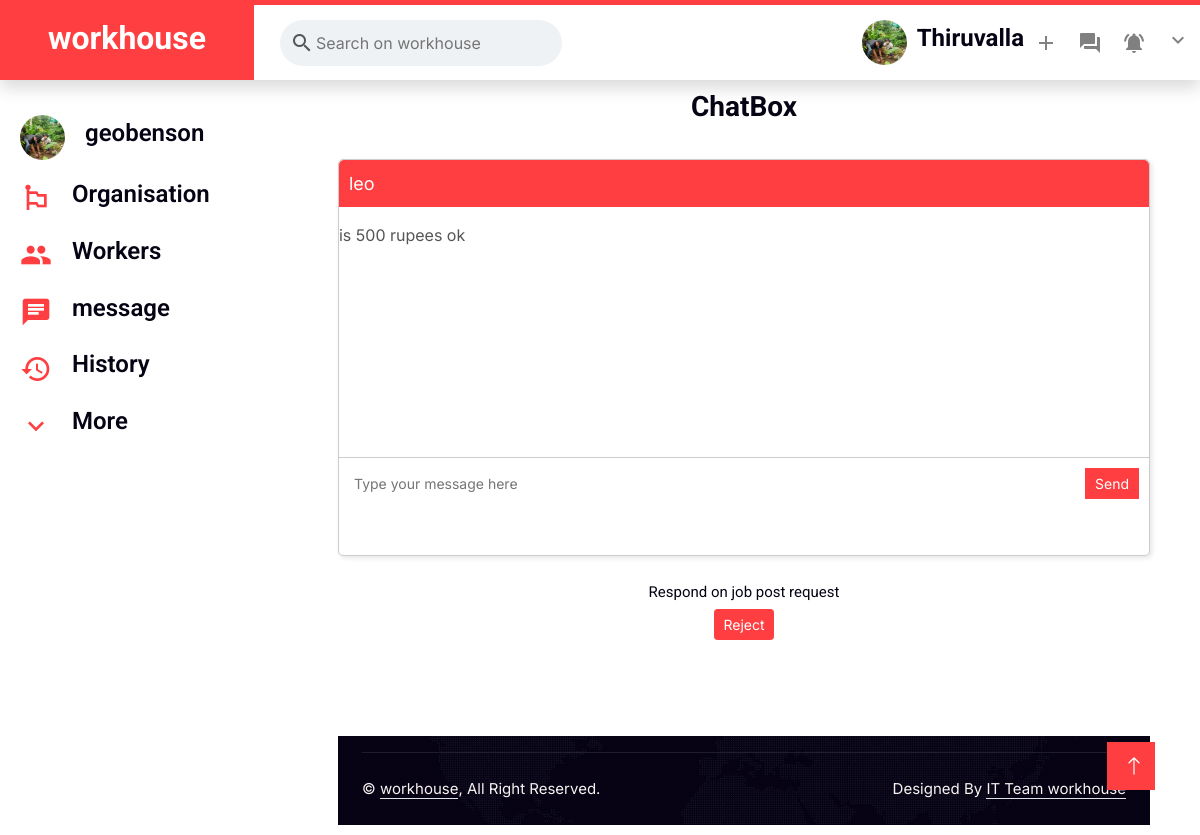
The page /get_messages/leo (signed in) on the database its author committed.
### main/models.py (models this page shows)
class Worker(AbstractBaseUser):
    first_name = models.CharField(max_length=150)
    last_name = models.CharField(max_length=150)
    email = models.EmailField()
    username =models.CharField(max_length=100,unique=True)
    password = models.CharField(max_length=128)
    phone_no =models.CharField(max_length=100,unique=True)
    location =models.CharField(max_length=150)
    user_image =models.ImageField(upload_to="workerProfile")
    dob =models.DateField(null=True)
    user_bio=models.CharField(max_length=150)
    type=models.CharField(max_length=100,default='worker')
    address=models.CharField(max_length=300)
    job_title=models.CharField(max_length=150,null= True)
    catagory=models.CharField(max_length=150,null= True)
    experience=models.CharField(max_length=150,null= True)
    skill_1 =models.CharField(max_length=150,null= True)
    skill_2 =models.CharField(max_length=150,null= True)
    skill_3 =models.CharField(max_length=150,null= True)
    id_proof=models.ImageField(upload_to="workerfile")
    exp_proof=models.ImageField(upload_to="workerfile")
    cv=models.ImageField(upload_to="workerfile")
    is_approved=models.BooleanField(null= True)
    status=models.CharField(max_length=100,null= True)
    is_report=models.BooleanField(null= True,default=True)
    def __str__(self):
        return self.username

class Message(models.Model):
    message_id=models.AutoField(primary_key=True)
    message=models.CharField(max_length=350)
    sender=models.CharField(max_length=150)
    receiver=models.CharField(max_length=150)

### main/views.py (the view)
# urls.py: path('get_messages/<sender>',get_messages,name="get_messages"),
def get_messages(request,sender):
    username = request.session.get('username')
    worker= Worker.objects.get(username=username )
    msg=Message.objects.filter(sender = sender)
    context={'msg':msg,'worker':worker,'sender':sender}
    return render(request,"message_worker.html",context)

### main/templates/message_worker.html (shortened to what this page needs)
{%load static%}
<!DOCTYPE html>
<html lang="en">
<head>
  <link href="{%static 'css/style(3).css'%}" rel="stylesheet" type="text/css">
  <link href="https://cdnjs.cloudflare.com/ajax/libs/font-awesome/5.10.0/css/all.min.css" rel="stylesheet">
  <link href="https://cdn.jsdelivr.net/npm/bootstrap-icons@1.4.1/font/bootstrap-icons.css" rel="stylesheet">
  <link href="{%static 'lib/animate/animate.min.css' %}" rel="stylesheet">
  <link href="{%static 'lib/owlcarousel/assets/owl.carousel.min.css' %}" rel="stylesheet">
  <link href="{%static 'css/bootstrap.min.css' %}" rel="stylesheet">
  <a href="#" class="btn btn-lg btn-primary btn-lg-square rounded-0 back-to-top"><i class="bi bi-arrow-up"></i></a>
</head>
<body>
    <nav class="navbar navbar-expand-lg bg-white navbar-light shadow border-top border-5 border-primary sticky-top p-0">
        <div class="header__left">
            <a href="index.html" class="navbar-brand bg-primary d-flex align-items-center px-4 px-lg-5">
                <h2 class="mb-2 text-white">workhouse</h2>
            </a>
            <div class="header__input">
              <span class="material-icons"> search </span>
              <input type="text" placeholder="Search on workhouse" />
            </div>
          </div>
        <div class="collapse navbar-collapse" id="navbarCollapse">
            <div class="navbar-nav ms-auto p-4 p-lg-0">
                <div class="header__right">
                    <div class="header__info">
                      <img
                        class="user__avatar"
                        src="/media/{{worker.user_image}}"
                        alt=""
                        width="45"
                        height="45"
                      />
                      <h4>Thiruvalla</h4>
                    </div>
                    <span class="material-icons"> add </span>
                    <span class="material-icons"> forum </span>
                    <span class="material-icons"> notifications_active </span>
                    <div class="nav-item dropdown">
                    <span href="#" class="material-icons" data-bs-toggle="dropdown" style="pointer-events: none;"> expand_more </span>
                    </div>
                  </div>
                </div>
            </div>
    </nav>
    <div class="main__body ">
        <div class="sidebar">
          <div class="sidebarRow">
            <img
              class="user__avatar"
              src="/media/{{worker.user_image}}"
              alt="" width="45" height="45"
            />
            <h4>{{worker.first_name}}{{worker.last_name}}</h4>
          </div>
          <div class="sidebarRow">
            <span class="material-icons"> emoji_flags </span>
            <h4>Organisation</h4>
          </div>
          <div class="sidebarRow">
            <span class="material-icons"> people </span>
            <h4>Workers</h4>
          </div>
          <div class="sidebarRow">
            <span class="material-icons"> chat </span>
            <h4>message</h4>
          </div>
          <div class="sidebarRow">
            <span class="material-icons"> history </span>
            <h4>History</h4>
          </div>
          <div class="sidebarRow">
            <span class="material-icons"> expand_more </span>
            <h4>More</h4>
          </div>
        </div>
       <div class="feed">
        <h3>ChatBox</h3>
        <div class="card12">
            <div class="chat-header ">{{sender}}</div>
              <div class="chat-window">
                <ul class="message-list">
                  {% for i in msg %}
                  <p>{{i.message}}</p>
                  {% endfor%}
                </ul>
              </div>
              <div class="chat-input">
                  <input type="text" class="message-input" placeholder="Type your message here" name="message" id="message">
                  <button class="send-button" onclick="send()">Send</button>
              </div>
            </div>
            <h5 style="font-size: 15px;font-weight: normal;">Respond on job post request</h5>
            <div class="row">
                <div class="col-xs-12 col-sm-12">
                    <div class="widget-box transparent">
                        <div class="widget-body">
                    <a href="#" class="btn btn-sm btn-block btn-primary">
                        <span class="bigger-110">Reject</span>
                    </a>
                        </div>
                    </div>
                </div>
            </div>
    <div class="container-fluid bg-dark text-light footer pt-3 wow" data-wow-delay="0.1s" style="margin-top: 6rem;">
      <div class="container">
          <div class="copyright">
              <div class="row">
                  <div class="col-md-6 text-center text-md-start mb-3 mb-md-0">
                      &copy; <a class="border-bottom" href="#">workhouse</a>, All Right Reserved.
                  </div>
                  <div class="col-md-6 text-center text-md-end">
                      Designed By <a class="border-bottom" href="https://htmlcodex.com">IT Team workhouse</a>
                  </div>
              </div>
          </div>
      </div>
  </div>
       </div>
</body>
</html>

### main/static/css/style(3).css (style rules this page uses)
:root { --primary: #FF3E41; --secondary: #51CFED; --light: #F8F2F0; --dark: #060315; }
*, *::before, *::after { box-sizing: border-box; }
.back-to-top { position: fixed; display: none; right: 45px; bottom: 45px; z-index: 99; }
.btn { font-weight: 600; transition: .5s; }
.btn.btn-primary, .btn.btn-secondary { color: #FFFFFF; }
.btn-lg-square { width: 48px; height: 48px; }
.btn-square, .btn-sm-square, .btn-lg-square { padding: 0; display: flex; align-items: center; justify-content: center; font-weight: normal; }
.navbar-light .navbar-brand, .navbar-light a.btn { height: 75px; }
.navbar-light.sticky-top { top: -100px; transition: .5s; right: 0; }
.footer { background: linear-gradient(rgba(6, 3, 21, .5), rgba(6, 3, 21, .5)), url(../img/map.png) center center no-repeat; background-size: cover; }
.footer .copyright { padding: 25px 0; font-size: 15px; border-top: 1px solid rgba(256, 256, 256, .1); }
.footer .copyright a { color: var(--light); }
* { margin: 0; box-sizing: border-box; }
.user__avatar { border-radius: 50%; width: 45px; }
.header__left { display: flex; align-items: center; justify-content: space-evenly; }
.header__input { display: flex; align-items: center; background-color: #eff2f5; padding: 10px; margin-left: 10px; border-radius: 999px; }
.header__input input { border: none; background-color: transparent; outline-width: 0; }
.header__info { display: flex; align-items: center; }
.header__info h4 { margin-left: 10px; }
.header__right { display: flex; align-items: center; }
.header__right .material-icons { color: gray; margin: 0 10px; right: 0; }
.sidebarRow { display: flex; align-items: center; padding: 10px; cursor: pointer; }
.sidebarRow h4 { margin-left: 20px; font-weight: 600; }
.sidebarRow .material-icons { font-size: xx-large; color: #FF3E41; }
.main__body { display: flex; }
body { background-color: #f1f2f5; }
.feed { flex: 1; padding: 30px 100px; display: flex; flex-direction: column; justify-content: center; align-items: center; }
.sidebar { padding: 25px 10px; flex: 0.33; }
@media (min-width: 769px) and (max-width: 1440px) { .feed { width: 50%; padding: 10px 50px; } }
html, .button { background: none; border: none; outline: none; cursor: pointer; transition: background-color ease 0.2s; }

### main/templates/message_worker.html (style rules this page uses)
.card12 { width: 100%; height: 100%; background-color: #fff; border: 1px solid #ccc; border-radius: 5px; box-shadow: 2px 2px 5px rgba(0, 0, 0, 0.1); }
.chat-header { background-color: #FF3E41; color: #fff; padding: 10px; font-size: 18px; text-align:left; border-top-left-radius: 5px; border-top-right-radius: 5px; }
.chat-window { height: 250px; overflow-y: scroll; }
.message-list { list-style: none; margin: 0; padding: 0; }
.chat-input { display: flex; align-items: center; padding: 10px; border-top: 1px solid #ccc; }
.message-input { flex: 1; border: none; outline: none; padding: 5px; font-size: 14px; }
.send-button { border: none; outline: none; background-color: #FF3E41; color: #fff; font-size: 14px; padding: 5px 10px; cursor: pointer; }

### rows shown on the page
Worker: user_image (picture), first_name "geo", last_name "benson"
Message: message "is 500 rupees ok"

### other values the page prints
{{ sender }} "leo"
